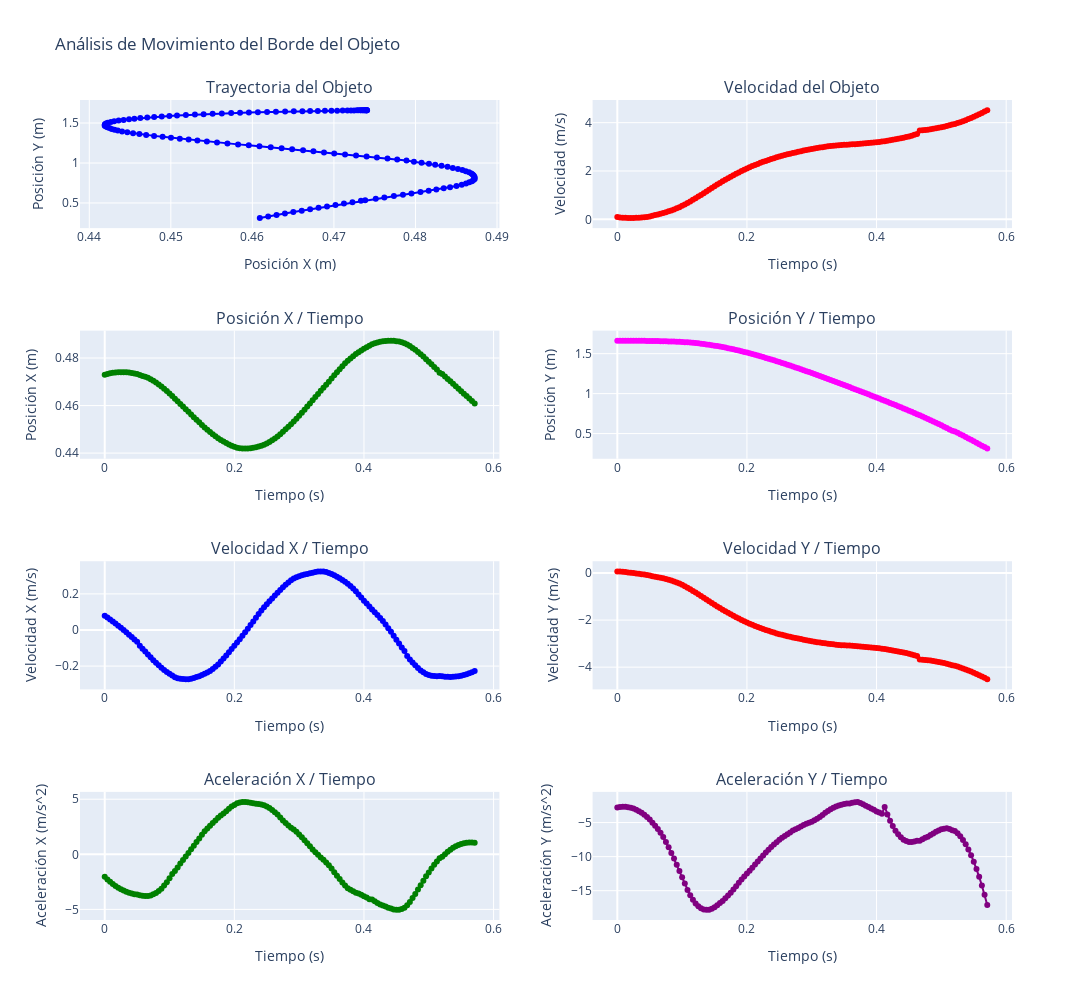

Write notebook code for a chart like this one.
### Code cell
# Elegir dataframe a graficar
dfG = dfBorde
dfG_speed = dfBorde_speed
dfG_acceleration = dfBorde_acceleration

# Crear figura y ejes
# 4 filas, 2 columnas
fig = make_subplots(rows=4, cols=2, subplot_titles=("Trayectoria del Objeto", "Velocidad del Objeto", "Posición X / Tiempo", "Posición Y / Tiempo","Velocidad X / Tiempo", "Velocidad Y / Tiempo", "Aceleración X / Tiempo", "Aceleración Y / Tiempo"))

# Grafica la trayectoria
fig.update_yaxes(title_text="Posición Y (m)", row=1, col=1)
fig.update_xaxes(title_text="Posición X (m)", row=1, col=1)
fig.add_trace(go.Scatter(x=dfG['X'], y=dfG['Y'], mode='lines', marker=dict(color='blue')), row=1, col=1)

# Grafica la velocidad
fig.update_yaxes(title_text="Velocidad Y (m/s)", row=1, col=2)
fig.update_xaxes(title_text="Velocidad X (m/s)", row=1, col=2)
fig.add_trace(go.Scatter(x=dfG_speed['Time (sec)'], y=dfG_speed['Speed'], mode='lines', marker=dict(color='red'), name='Velocidad Total'), row=1, col=2)

# Grafica la posición X en función del tiempo
fig.update_yaxes(title_text="Posición X (m)", row=2, col=1)
fig.update_xaxes(title_text="Tiempo (s)", row=2, col=1)
fig.add_trace(go.Scatter(x=dfG['Time (sec)'], y=dfG['X'], mode='lines', marker=dict(color='green')), row=2, col=1)

# Grafica la posición Y / tiempo
fig.update_yaxes(title_text="Posición Y (m)", row=2, col=2)
fig.update_xaxes(title_text="Tiempo (s)", row=2, col=2)
fig.add_trace(go.Scatter(x=dfG['Time (sec)'], y=dfG['Y'], mode='lines', marker=dict(color='magenta')), row=2, col=2)

# Grafica la velocidad X / tiempo
fig.update_yaxes(title_text="Velocidad X (m/s)", row=3, col=1)
fig.update_xaxes(title_text="Tiempo (s)", row=3, col=1)
fig.add_trace(go.Scatter(x=dfG_speed['Time (sec)'], y=dfG_speed['Speed_X'], mode='lines', marker=dict(color='blue')), row=3, col=1)

# Grafica la velocidad Y / tiempo
fig.update_yaxes(title_text="Velocidad Y (m/s)", row=3, col=2)
fig.update_xaxes(title_text="Tiempo (s)", row=3, col=2)
fig.add_trace(go.Scatter(x=dfG_speed['Time (sec)'], y=dfG_speed['Speed_Y'], mode='lines', marker=dict(color='red')), row=3, col=2)

# Grafica la aceleración X / tiempo
fig.update_yaxes(title_text="Aceleración X (m/s^2)", row=4, col=1)
fig.update_xaxes(title_text="Tiempo (s)", row=4, col=1)
fig.add_trace(go.Scatter(x=dfG_acceleration['Time (sec)'], y=dfG_acceleration['Acceleration_X'], mode='lines', marker=dict(color='green')), row=4, col=1)

# Grafica la aceleración Y / tiempo
fig.update_yaxes(title_text="Aceleración Y (m/s^2)", row=4, col=2)
fig.update_xaxes(title_text="Tiempo (s)", row=4, col=2)
fig.add_trace(go.Scatter(x=dfG_acceleration['Time (sec)'], y=dfG_acceleration['Acceleration_Y'], mode='lines', marker=dict(color='purple')), row=4, col=2)

# Actualizar los títulos y ajustar el diseño
fig.update_layout(height=1000, width=1200, title_text="Análisis de Movimiento del Borde del Objeto", showlegend=False)

# Mostrar los gráficos
fig.show()

### Figure 1 — Plotly figure (JSON) as saved in the notebook; plotly's stock layout.template omitted (floating-point values rounded to 4 significant figures; data arrays with more than 128 entries replaced by an {"elided": "..."} marker saying what was removed)
{"data": [{"marker": {"color": "blue"}, "mode": "lines+markers", "type": "scatter", "x": {"elided": "138 float values"}, "xaxis": "x", "y": {"elided": "138 float values"}, "yaxis": "y"}, {"marker": {"color": "red"}, "mode": "lines+markers", "name": "Velocidad Total", "type": "scatter", "x": {"elided": "138 float values"}, "xaxis": "x2", "y": {"elided": "138 float values"}, "yaxis": "y2"}, {"marker": {"color": "green"}, "mode": "lines+markers", "type": "scatter", "x": {"elided": "138 float values"}, "xaxis": "x3", "y": {"elided": "138 float values"}, "yaxis": "y3"}, {"marker": {"color": "magenta"}, "mode": "lines+markers", "type": "scatter", "x": {"elided": "138 float values"}, "xaxis": "x4", "y": {"elided": "138 float values"}, "yaxis": "y4"}, {"marker": {"color": "blue"}, "mode": "lines+markers", "type": "scatter", "x": {"elided": "138 float values"}, "xaxis": "x5", "y": {"elided": "138 float values"}, "yaxis": "y5"}, {"marker": {"color": "red"}, "mode": "lines+markers", "type": "scatter", "x": {"elided": "138 float values"}, "xaxis": "x6", "y": {"elided": "138 float values"}, "yaxis": "y6"}, {"marker": {"color": "green"}, "mode": "lines+markers", "type": "scatter", "x": {"elided": "138 float values"}, "xaxis": "x7", "y": {"elided": "138 float values"}, "yaxis": "y7"}, {"marker": {"color": "purple"}, "mode": "lines+markers", "type": "scatter", "x": {"elided": "138 float values"}, "xaxis": "x8", "y": {"elided": "138 float values"}, "yaxis": "y8"}], "layout": {"annotations": [{"font": {"size": 16}, "showarrow": false, "text": "Trayectoria del Objeto", "x": 0.225, "xanchor": "center", "xref": "paper", "y": 1, "yanchor": "bottom", "yref": "paper"}, {"font": {"size": 16}, "showarrow": false, "text": "Velocidad del Objeto", "x": 0.775, "xanchor": "center", "xref": "paper", "y": 1, "yanchor": "bottom", "yref": "paper"}, {"font": {"size": 16}, "showarrow": false, "text": "Posición X / Tiempo", "x": 0.225, "xanchor": "center", "xref": "paper", "y": 0.7188, "yanchor": "bottom", "yref": "paper"}, {"font": {"size": 16}, "showarrow": false, "text": "Posición Y / Tiempo", "x": 0.775, "xanchor": "center", "xref": "paper", "y": 0.7188, "yanchor": "bottom", "yref": "paper"}, {"font": {"size": 16}, "showarrow": false, "text": "Velocidad X / Tiempo", "x": 0.225, "xanchor": "center", "xref": "paper", "y": 0.4375, "yanchor": "bottom", "yref": "paper"}, {"font": {"size": 16}, "showarrow": false, "text": "Velocidad Y / Tiempo", "x": 0.775, "xanchor": "center", "xref": "paper", "y": 0.4375, "yanchor": "bottom", "yref": "paper"}, {"font": {"size": 16}, "showarrow": false, "text": "Aceleración X / Tiempo", "x": 0.225, "xanchor": "center", "xref": "paper", "y": 0.1562, "yanchor": "bottom", "yref": "paper"}, {"font": {"size": 16}, "showarrow": false, "text": "Aceleración Y / Tiempo", "x": 0.775, "xanchor": "center", "xref": "paper", "y": 0.1562, "yanchor": "bottom", "yref": "paper"}], "height": 1000, "showlegend": false, "title": {"text": "Análisis de Movimiento del Borde del Objeto"}, "width": 1200, "xaxis": {"anchor": "y", "domain": [0, 0.45], "title": {"text": "Posición X (m)"}}, "xaxis2": {"anchor": "y2", "domain": [0.55, 1], "title": {"text": "Tiempo (s)"}}, "xaxis3": {"anchor": "y3", "domain": [0, 0.45], "title": {"text": "Tiempo (s)"}}, "xaxis4": {"anchor": "y4", "domain": [0.55, 1], "title": {"text": "Tiempo (s)"}}, "xaxis5": {"anchor": "y5", "domain": [0, 0.45], "title": {"text": "Tiempo (s)"}}, "xaxis6": {"anchor": "y6", "domain": [0.55, 1], "title": {"text": "Tiempo (s)"}}, "xaxis7": {"anchor": "y7", "domain": [0, 0.45], "title": {"text": "Tiempo (s)"}}, "xaxis8": {"anchor": "y8", "domain": [0.55, 1], "title": {"text": "Tiempo (s)"}}, "yaxis": {"anchor": "x", "domain": [0.8438, 1], "title": {"text": "Posición Y (m)"}}, "yaxis2": {"anchor": "x2", "domain": [0.8438, 1], "title": {"text": "Velocidad (m/s)"}}, "yaxis3": {"anchor": "x3", "domain": [0.5625, 0.7188], "title": {"text": "Posición X (m)"}}, "yaxis4": {"anchor": "x4", "domain": [0.5625, 0.7188], "title": {"text": "Posición Y (m)"}}, "yaxis5": {"anchor": "x5", "domain": [0.2812, 0.4375], "title": {"text": "Velocidad X (m/s)"}}, "yaxis6": {"anchor": "x6", "domain": [0.2812, 0.4375], "title": {"text": "Velocidad Y (m/s)"}}, "yaxis7": {"anchor": "x7", "domain": [0, 0.1562], "title": {"text": "Aceleración X (m/s^2)"}}, "yaxis8": {"anchor": "x8", "domain": [0, 0.1562], "title": {"text": "Aceleración Y (m/s^2)"}}}}
